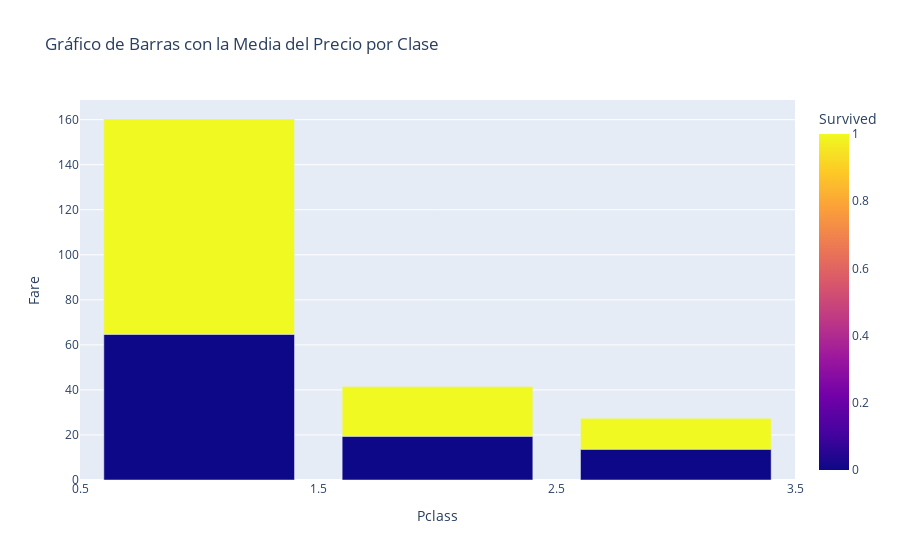

Notebook cell for this chart:
### Markdown cell above
Subdividiendo las barras y que muestre la media en y

### Code cell
# Calcular la media del Costo por cada combinación de Clase y Sobreviviente
df_media = df.groupby(['Pclass', 'Survived']).mean().reset_index()

# Crear el gráfico con Plotly Express
fig = px.bar(df_media, x='Pclass', y='Fare', color='Survived', barmode="group", title='Gráfico de Barras con la Media del Precio por Clase')
fig.update_xaxes(tickmode='linear', tick0=0.5, dtick=1)

### Figure 1 — Plotly figure (JSON) as saved in the notebook; plotly's stock layout.template omitted (floating-point values rounded to 4 significant figures)
{"data": [{"alignmentgroup": "True", "hovertemplate": "Pclass=%{x}<br>Fare=%{y}<br>Survived=%{marker.color}<extra></extra>", "legendgroup": "", "marker": {"color": [0, 1, 0, 1, 0, 1], "coloraxis": "coloraxis", "pattern": {"shape": ""}}, "name": "", "offsetgroup": "", "orientation": "v", "showlegend": false, "textposition": "auto", "type": "bar", "x": [1, 1, 2, 2, 3, 3], "xaxis": "x", "y": [64.68, 95.61, 19.41, 22.06, 13.67, 13.69], "yaxis": "y"}], "layout": {"barmode": "group", "coloraxis": {"colorbar": {"title": {"text": "Survived"}}, "colorscale": [[0, "#0d0887"], [0.1111, "#46039f"], [0.2222, "#7201a8"], [0.3333, "#9c179e"], [0.4444, "#bd3786"], [0.5556, "#d8576b"], [0.6667, "#ed7953"], [0.7778, "#fb9f3a"], [0.8889, "#fdca26"], [1, "#f0f921"]]}, "legend": {"tracegroupgap": 0}, "title": {"text": "Gráfico de Barras con la Media del Precio por Clase"}, "xaxis": {"anchor": "y", "domain": [0, 1], "dtick": 1, "tick0": 0.5, "tickmode": "linear", "title": {"text": "Pclass"}}, "yaxis": {"anchor": "x", "domain": [0, 1], "title": {"text": "Fare"}}}}
